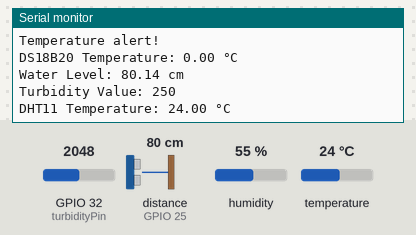
This sketch was run on a simulated ESP32. Shown: the last lines printed to the serial monitor. Wiring (inferred from the names in the program): ultrasonic range finder: trigger GPIO 26; echo GPIO 25. Inputs (shaded band) come from the test bench; at power-on: distance to the obstacle (sensor on GPIO 25) 80 cm, GPIO 32 (turbidityPin) = 2048, humidity 55 %, temperature 24 °C. The echo pulse lasts 58.3 µs per cm; WiFi joins after 1.5 s; servers stay silent unless stated.

Above: at 7.8 s.
7.9 s: distance to the obstacle (sensor on GPIO 25) set to 8 cm
At 9.9 s:
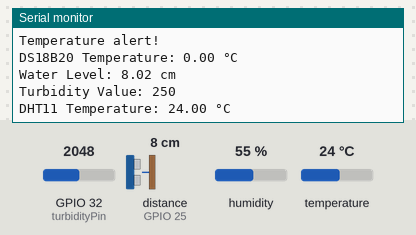
10.2 s: distance to the obstacle (sensor on GPIO 25) set to 11 cm
At 12.4 s:
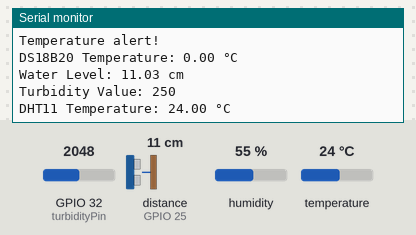
Timing chart, 0 to 13.9 s (numbered marks = the images above; inputs shaded):
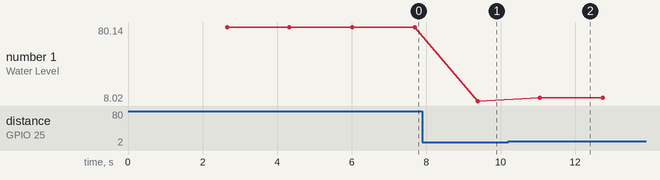

Measured:
- after the input at 7.9 s, the serial monitor: prints a new line after 1.5 s (image 1)
- after the input at 10.2 s, the serial monitor: prints a new line after 0.85 s (image 2)
- plotted number 1: 80.14 → 8.02 after the input at 7.9 s, 8.02 → 11.03 after the input at 10.2 s

The sketch:

code.ino
```cpp
#include <FirebaseESP32.h>
#include <WiFi.h>
#include <Arduino.h>
#include <DHT.h>
#include <OneWire.h>
#include <DallasTemperature.h>

#define FIREBASE_HOST "sftm-c5dbd-default-rtdb.asia-southeast1.firebasedatabase.app"
#define API_KEY "AIzaSyCPREGNZFCji3M9aQG15f8z9QqZCNiVjGQ"
#define DATABASE_URL "https://sftm-c5dbd-default-rtdb.asia-southeast1.firebasedatabase.app"
#define USER_EMAIL "tfalcons83@gmail.com"
#define USER_PASSWORD "makayema"
#define FIREBASE_AUTH "ho0ugXqojNxmdymcnAthkaRlDPPER6a6Rjzg7CAi"
#define WIFI_SSID "Dialog 4G 301"
#define WIFI_PASSWORD "7c6b75f3"

const int turbidityPin = A4;     // Define Turbidity Sensor input pin
const int triggerPin = 26;
const int echoPin = 25;
const int ds18b20Pin = A6;       // Define DS18B20 data pin
const int dhtPin = 22;           // Define DHT11 data pin

OneWire oneWire(ds18b20Pin);
DallasTemperature sensors(&oneWire);
DeviceAddress ds18b20Address;

DHT dht(dhtPin, DHT11);           // Initialize DHT sensor

// Other variables
float Temperature;
int Turbidity;
float WaterLevel;
float DHTTemperature; // DHT11 temperature

FirebaseData fbdo;

// Define the FirebaseAuth data for authentication data
FirebaseAuth auth;

// Define the FirebaseConfig data for config data
FirebaseConfig config;

unsigned long previousMillis = 0;  // Keep track of the last time temperature was changed
int temperatureStep = 0;  // Initial temperature step

void setup()
{
    Serial.begin(9600);

    // Connect to Wi-Fi
    WiFi.begin(WIFI_SSID, WIFI_PASSWORD);
    while (WiFi.status() != WL_CONNECTED)
    {
        delay(1000);
        Serial.println("Connecting to WiFi...");
    }
    Serial.println("Connected to WiFi");

    // Set Firebase credentials
    config.host = FIREBASE_HOST;
    config.api_key = API_KEY;

    auth.user.email = USER_EMAIL;
    auth.user.password = USER_PASSWORD;

    Firebase.begin(&config, &auth);

    // Optional, set AP reconnection in setup()
    Firebase.reconnectWiFi(true);
    if (Firebase.signUp(&config, &auth, "", ""))
    {
        Serial.println("ok");
    }
    else
    {
        Serial.printf("%s\n", config.signer.signupError.message.c_str());
    }

    // Setup DS18B20
    sensors.begin();
    sensors.getAddress(ds18b20Address, 0);
    sensors.setResolution(ds18b20Address, 12);

    dht.begin(); // Initialize DHT sensor
    pinMode(triggerPin, OUTPUT);
    pinMode(echoPin, INPUT);
}

void loop()
{
    float TurbidityValue = analogRead(turbidityPin);
    Turbidity = constrain(TurbidityValue, 0, 250); // Ensure Turbidity is between 0 and 250

    Temperature = getTemperature();
    WaterLevel = getWaterLevel();
    DHTTemperature = getDHTTemperature();
    WaterLevel = constrain(WaterLevel, 0, 100); // Ensure WaterLevel is between 0 and 100

    // Upload to Firebase
    uploadData();

    checkConditions();

    Serial.print("DS18B20 Temperature: ");
    Serial.print(Temperature);
    Serial.println(" °C");
    Serial.print("Water Level: ");
    Serial.print(WaterLevel);
    Serial.println(" cm");
    Serial.print("Turbidity Value: ");
    Serial.println(Turbidity);
    Serial.print("DHT11 Temperature: ");
    Serial.print(DHTTemperature);
    Serial.println(" °C");

    delay(1000); // 2 minutes delay
}

float getTemperature()
{
    // Get the current time
    unsigned long currentMillis = millis();

    // Check if 30 seconds (30000 milliseconds) have passed
    if (currentMillis - previousMillis >= 30000)
    {
        // Update the previousMillis to the current time
        previousMillis = currentMillis;

        // Change the temperature step
        temperatureStep++;

        // Adjust the temperature based on the step
        switch (temperatureStep)
        {
            case 1:
                Temperature = 27.2;
                break;
            case 2:
                Temperature = 27.5;
                break;
            case 3:
                Temperature = 29.01;
                break;
                case 4:
                Temperature = 27.6;
                break;
                case 5:
                Temperature = 28.76;
                break;
            default:
                temperatureStep = 30.06;
                break;
        }
    }

    return Temperature;
}

float getWaterLevel()
{
    digitalWrite(triggerPin, LOW);
    delayMicroseconds(2);
    digitalWrite(triggerPin, HIGH);
    delayMicroseconds(10);
    digitalWrite(triggerPin, LOW);
    return pulseIn(echoPin, HIGH) / 58.2; // Convert pulse duration to distance (cm)
}

float getDHTTemperature()
{
    return dht.readTemperature();
}

void uploadData()
{
    Firebase.setFloat(fbdo, "/SENSORS/Temperature", Temperature);
    Firebase.setInt(fbdo, "/SENSORS/Turbidity", Turbidity);
    Firebase.setFloat(fbdo, "/SENSORS/WaterLevel", WaterLevel);
    Firebase.setFloat(fbdo, "/SENSORS/DHTTemperature", DHTTemperature);
}

void checkConditions()
{
    if (Temperature > 32 || Temperature < 10)
    {
        Serial.println("Temperature alert!");
        // You can implement code to send an alert to the webpage here.
        // For simplicity, you can use Firebase Realtime Database triggers to
        // detect the alert condition on the web page.
    }
}
```
